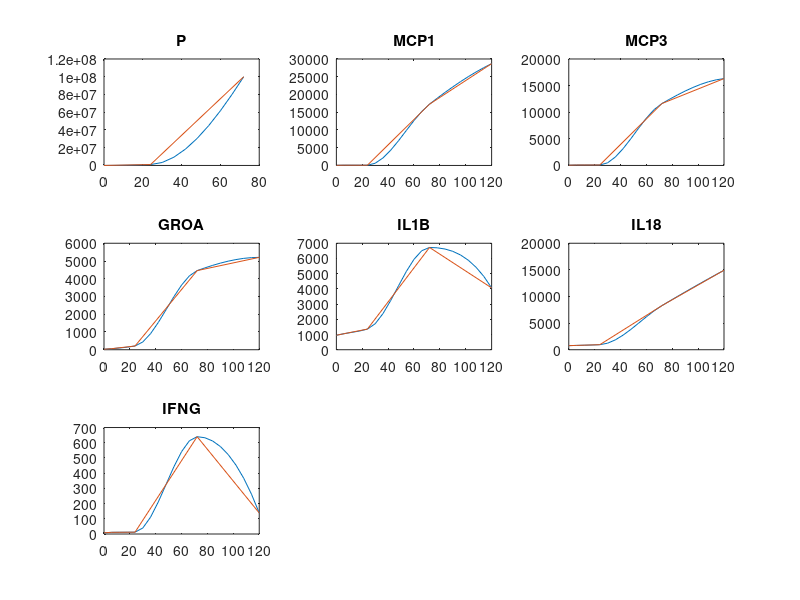

The MATLAB source for this figure:
% Use interpolation to fill in some of the values

% TABLE P_experimental_tbl_hall, 1, 3 / 0,24,72,0,1e6,1e8 / ! Hall
% TABLE P_experimental_tbl_woolard, 1, 6 / 0,24,72,168,240,336,0,2204.365,81366.88,902036.3,1271972,786.1808 /
% TABLE inflammatory_cytokine_tbl_hall, 1, 5 / 0,6,24,72,120,0,32.7,32.6,838.3,171.2 / ! Sharma IFN-gamma
% TABLE inflammatory_cytokine_tbl_woolard, 1, 6 / 0,6,24,72,120,350,0,32.7,32.6,193.6,37.9,37.9 / ! Modified Sharma IFN-gamma
% 
% TABLE MCP1_tbl_hall, 1, 5 / 0,6,24,72,120,49,78,71,17270,28683 / ! Sharma - monocyte recruitment
% TABLE MCP3_tbl_hall, 1, 5 / 0,6,24,72,120,50,83,88,11630,16319 / ! Sharma - monocyte recruitment
% TABLE GROA_tbl_hall, 1, 5 / 0,6,24,72,120,28,60,211,4458.7,5205.4 / ! Sharma - neutrophil recruitment (surrogate for IL-8)
% TABLE IL1B_tbl_hall, 1, 5 / 0,6,24,72,120,952.3,1055,1357,6723.3,4064.7 / ! Sharma - NK recruitment
% TABLE IL18_tbl_hall, 1, 5 / 0,6,24,72,120,767.8,812,946.7,8283.3,14926.7 / ! Sharma - cytokine secreted by infected epithelial cells acting on NK cells (surrogate for IFN-alpha and -beta)
% TABLE IFNG_tbl_hall, 1, 5 / 0,6,24,72,120,7.8375,11.1,12.1,639.8,138.3 / ! Sharma - secreted by NK cells and it is a pro-inflammatory

close all

tstep = 6;

figure;
subplot(3,3,1);
t = 0:tstep:72;
P_experimental_tbl_hall = [0,24,72,0,1e6,1e8];
P_exp_itbl_hall = interp1(P_experimental_tbl_hall(1:3),P_experimental_tbl_hall(4:end),t,'cubic');
plot(t,P_exp_itbl_hall,P_experimental_tbl_hall(1:3),P_experimental_tbl_hall(4:end));
title('P');
str1 = sprintf('%s',mat2str(t));
str1 = str1(2:end-1);
inxs = find(str1 == ' ');
str1(inxs) = ',';
str2 = sprintf('%s',mat2str(P_exp_itbl_hall));
str2 = str2(2:end-1);
inxs = find(str2 == ' ');
str2(inxs) = ',';
fprintf('TABLE P_exp_itbl_hall, 1, %d / %s,%s / ! Hall\n',length(t),str1,str2);

subplot(3,3,2);
t = 0:tstep:120;
MCP1_tbl_hall = [0,6,24,72,120,49,78,71,17270,28683];
MCP1_itbl_hall = interp1(MCP1_tbl_hall(1:5),MCP1_tbl_hall(6:end),t,'cubic');
plot(t,MCP1_itbl_hall,MCP1_tbl_hall(1:5),MCP1_tbl_hall(6:end));
title('MCP1');
str1 = sprintf('%s',mat2str(t));
str1 = str1(2:end-1);
inxs = find(str1 == ' ');
str1(inxs) = ',';
str2 = sprintf('%s',mat2str(MCP1_itbl_hall));
str2 = str2(2:end-1);
inxs = find(str2 == ' ');
str2(inxs) = ',';
fprintf('TABLE MCP1_itbl_hall, 1, %d / %s,%s / ! Hall\n',length(t),str1,str2);

subplot(3,3,3);
t = 0:tstep:120;
MCP3_tbl_hall = [0,6,24,72,120,50,83,88,11630,16319];
MCP3_itbl_hall = interp1(MCP3_tbl_hall(1:5),MCP3_tbl_hall(6:end),t,'cubic');
plot(t,MCP3_itbl_hall,MCP3_tbl_hall(1:5),MCP3_tbl_hall(6:end));
title('MCP3');
str1 = sprintf('%s',mat2str(t));
str1 = str1(2:end-1);
inxs = find(str1 == ' ');
str1(inxs) = ',';
str2 = sprintf('%s',mat2str(MCP3_itbl_hall));
str2 = str2(2:end-1);
inxs = find(str2 == ' ');
str2(inxs) = ',';
fprintf('TABLE MCP3_itbl_hall, 1, %d / %s,%s / ! Hall\n',length(t),str1,str2);

subplot(3,3,4);
t = 0:tstep:120;
GROA_tbl_hall = [0,6,24,72,120,28,60,211,4458.7,5205.4];
GROA_itbl_hall = interp1(GROA_tbl_hall(1:5),GROA_tbl_hall(6:end),t,'cubic');
plot(t,GROA_itbl_hall,GROA_tbl_hall(1:5),GROA_tbl_hall(6:end));
title('GROA');
str1 = sprintf('%s',mat2str(t));
str1 = str1(2:end-1);
inxs = find(str1 == ' ');
str1(inxs) = ',';
str2 = sprintf('%s',mat2str(GROA_itbl_hall));
str2 = str2(2:end-1);
inxs = find(str2 == ' ');
str2(inxs) = ',';
fprintf('TABLE GROA_itbl_hall, 1, %d / %s,%s / ! Hall\n',length(t),str1,str2);

subplot(3,3,5);
t = 0:tstep:120;
IL1B_tbl_hall = [0,6,24,72,120,952.3,1055,1357,6723.3,4064.7];
IL1B_itbl_hall = interp1(IL1B_tbl_hall(1:5),IL1B_tbl_hall(6:end),t,'cubic');
plot(t,IL1B_itbl_hall,IL1B_tbl_hall(1:5),IL1B_tbl_hall(6:end));
title('IL1B');
str1 = sprintf('%s',mat2str(t));
str1 = str1(2:end-1);
inxs = find(str1 == ' ');
str1(inxs) = ',';
str2 = sprintf('%s',mat2str(IL1B_itbl_hall));
str2 = str2(2:end-1);
inxs = find(str2 == ' ');
str2(inxs) = ',';
fprintf('TABLE IL1B_itbl_hall, 1, %d / %s,%s / ! Hall\n',length(t),str1,str2);

subplot(3,3,6);
t = 0:tstep:120;
IL18_tbl_hall = [0,6,24,72,120,767.8,812,946.7,8283.3,14926.7];
IL18_itbl_hall = interp1(IL18_tbl_hall(1:5),IL18_tbl_hall(6:end),t,'cubic');
plot(t,IL18_itbl_hall,IL18_tbl_hall(1:5),IL18_tbl_hall(6:end));
title('IL18');
str1 = sprintf('%s',mat2str(t));
str1 = str1(2:end-1);
inxs = find(str1 == ' ');
str1(inxs) = ',';
str2 = sprintf('%s',mat2str(IL18_itbl_hall));
str2 = str2(2:end-1);
inxs = find(str2 == ' ');
str2(inxs) = ',';
fprintf('TABLE IL18_itbl_hall, 1, %d / %s,%s / ! Hall\n',length(t),str1,str2);

subplot(3,3,7);
t = 0:tstep:120;
IFNG_tbl_hall = [0,6,24,72,120,7.8375,11.1,12.1,639.8,138.3];
IFNG_itbl_hall = interp1(IFNG_tbl_hall(1:5),IFNG_tbl_hall(6:end),t,'cubic');
plot(t,IFNG_itbl_hall,IFNG_tbl_hall(1:5),IFNG_tbl_hall(6:end));
title('IFNG');
str1 = sprintf('%s',mat2str(t));
str1 = str1(2:end-1);
inxs = find(str1 == ' ');
str1(inxs) = ',';
str2 = sprintf('%s',mat2str(IFNG_itbl_hall));
str2 = str2(2:end-1);
inxs = find(str2 == ' ');
str2(inxs) = ',';
fprintf('TABLE IFNG_itbl_hall, 1, %d / %s,%s / ! Hall\n',length(t),str1,str2);

% Now print out format for AcslX
% TABLE P_experimental_tbl_woolard, 1, 6 / 0,24,72,168,240,336,0,2204.365,81366.88,902036.3,1271972,786.1808 /
% TABLE inflammatory_cytokine_tbl_hall, 1, 5 / 0,6,24,72,120,0,32.7,32.6,838.3,171.2 / ! Sharma IFN-gamma
% TABLE inflammatory_cytokine_tbl_woolard, 1, 6 / 0,6,24,72,120,350,0,32.7,32.6,193.6,37.9,37.9 / ! Modified Sharma IFN-gamma
% 
% TABLE MCP1_tbl_hall, 1, 5 / 0,6,24,72,120,49,78,71,17270,28683 / ! Sharma - monocyte recruitment
% TABLE MCP3_tbl_hall, 1, 5 / 0,6,24,72,120,50,83,88,11630,16319 / ! Sharma - monocyte recruitment
% TABLE GROA_tbl_hall, 1, 5 / 0,6,24,72,120,28,60,211,4458.7,5205.4 / ! Sharma - neutrophil recruitment (surrogate for IL-8)
% TABLE IL1B_tbl_hall, 1, 5 / 0,6,24,72,120,952.3,1055,1357,6723.3,4064.7 / ! Sharma - NK recruitment
% TABLE IL18_tbl_hall, 1, 5 / 0,6,24,72,120,767.8,812,946.7,8283.3,14926.7 / ! Sharma - cytokine secreted by infected epithelial cells acting on NK cells (surrogate for IFN-alpha and -beta)
% TABLE IFNG_tbl_hall, 1, 5 / 0,6,24,72,120,7.8375,11.1,12.1,639.8,138.3 / ! Sharma - secreted by NK cells and it is a pro-inflammatory



